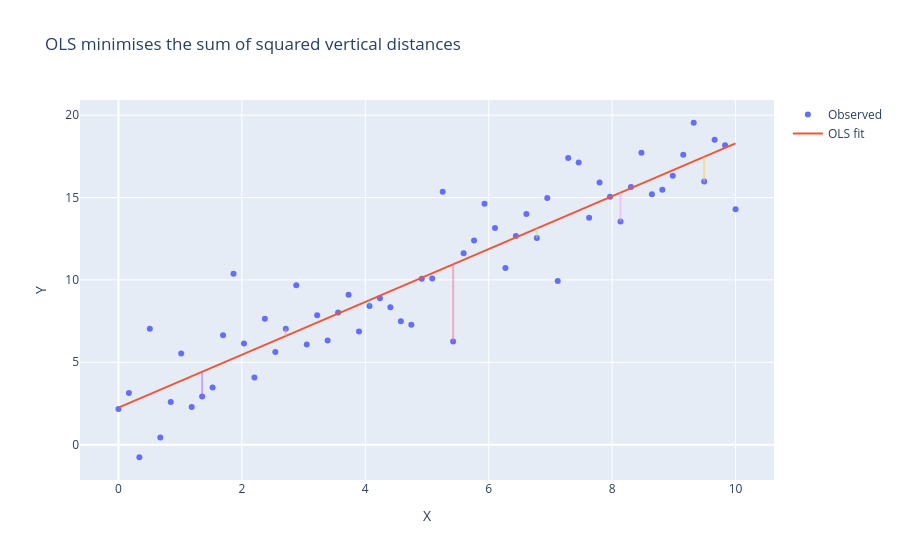

The notebook cell this image was saved under:
### Markdown cell above
---

# 8. Residuals: definition, meaning, and expectations

Once we fit a model, we compute predictions $\hat{y}_i$.

### Definition

$$
\epsilon_i = \text{Residual}_i = y_i - \hat{y}_i
$$

* positive residual → model **under-predicted**
* negative residual → model **over-predicted**

Residuals tell us **what the model failed to explain**.

---

## 8.1 What we expect from residuals in a good model

If linear regression is a reasonable approximation, residuals should:

1. be centred around zero,
2. show no systematic patterns,
3. have roughly constant spread.

These expectations follow directly from the assumptions.

---

## 8.2 Why “centred around zero”

If residuals are mostly positive in some region:

* the model is systematically under-predicting there.

If mostly negative:

* the model is systematically over-predicting.

“Systematic” means:

* errors depend on predictors,
* structure remains unexplained.

A centred residual distribution suggests the model is **correct on average**.

---

## 8.3 Why “no patterns”

Patterns indicate that the model has missed structure:

* curvature → non-linearity,
* trends → omitted variables,
* funnels → heteroskedasticity.

Residual plots are therefore **diagnostic tools**, not cosmetic ones.

---

# 9. Ordinary Least Squares (OLS)

Linear regression specifies the *form* of the model, not how coefficients are estimated.

The most common estimation method is **Ordinary Least Squares (OLS)**.

OLS chooses coefficients that minimise the **Residual Sum of Squares (RSS)**:

$$
RSS = \sum (y_i - \hat{y}_i)^2
$$

---

## 9.1 Why not minimise the sum of residuals?

Because positive and negative errors cancel out, making a bad model appear good.

For example:

* Predict 2% for an area with 10% unemployment → error = -8%
* Predict 10% for an area with 2% unemployment → error = +8%
* Sum of errors = 0 (looks perfect!)

Yet both predictions are wildly wrong. We need a metric that penalises errors regardless of direction - either by taking absolute values |eᵢ| or by squaring them eᵢ². 

**Why square instead of using absolute values?**

Squaring has several advantages:

1. **Mathematical convenience and differentiability**
   
   - Squared functions are smooth and differentiable everywhere - we can use calculus to find the minimum
   - Absolute value |x| has a "kink" at zero where the derivative is undefined, making it impossible to use standard calculus-based optimisation
   - Squaring gives us a closed-form solution (exact formula for β̂) by taking partial derivatives and setting them to zero
   - Minimising |eᵢ| requires iterative numerical methods instead

2. **Penalises large errors more heavily**
   
   - Error of 2: |2| = 2, but 2² = 4
   - Error of 4: |4| = 4, but 4² = 16 (four times worse, not twice!)
   - For unemployment, being off by 5 percentage points is much worse than being off by 1

Note: Minimising absolute errors (Least Absolute Deviations) is used in robust regression when you want to reduce the influence of outliers, but it requires iterative numerical optimisation rather than the simple closed-form OLS solution.

---

# 10. Visual intuition for OLS

### Code cell
from sklearn.linear_model import LinearRegression

np.random.seed(2)
x_demo = np.linspace(0, 10, 60)
y_demo = 3 + 1.5 * x_demo + np.random.normal(0, 2, len(x_demo))

df_demo = pd.DataFrame({"x": x_demo, "y": y_demo})

model = LinearRegression().fit(df_demo[["x"]], df_demo["y"])
df_demo["y_hat"] = model.predict(df_demo[["x"]])
df_demo["resid"] = df_demo["y"] - df_demo["y_hat"]

import plotly.graph_objects as go

fig = go.Figure()
fig.add_trace(go.Scatter(x=df_demo["x"], y=df_demo["y"],
                         mode="markers", name="Observed"))
fig.add_trace(go.Scatter(x=df_demo["x"], y=df_demo["y_hat"],
                         mode="lines", name="OLS fit"))

for _, r in df_demo.iloc[::8].iterrows():
    fig.add_trace(go.Scatter(
        x=[r["x"], r["x"]],
        y=[r["y"], r["y_hat"]],
        mode="lines",
        showlegend=False,
        opacity=0.5
    ))

fig.update_layout(title="OLS minimises the sum of squared vertical distances",
                  xaxis_title="X", yaxis_title="Y")
fig.show()

### Figure 1 — Plotly figure (JSON) as saved in the notebook; plotly's stock layout.template omitted (floating-point values rounded to 4 significant figures)
{"data": [{"mode": "markers", "name": "Observed", "type": "scatter", "x": [0.0, 0.1695, 0.339, 0.5085, 0.678, 0.8475, 1.017, 1.186, 1.356, 1.525, 1.695, 1.864, 2.034, 2.203, 2.373, 2.542, 2.712, 2.881, 3.051, 3.22, 3.39, 3.559, 3.729, 3.898, 4.068, 4.237, 4.407, 4.576, 4.746, 4.915, 5.085, 5.254, 5.424, 5.593, 5.763, 5.932, 6.102, 6.271, 6.441, 6.61, 6.78, 6.949, 7.119, 7.288, 7.458, 7.627, 7.797, 7.966, 8.136, 8.305, 8.475, 8.644, 8.814, 8.983, 9.153, 9.322, 9.492, 9.661, 9.831, 10.0], "y": [2.166, 3.142, -0.7639, 7.043, 0.4301, 2.588, 5.531, 2.289, 2.918, 3.47, 6.645, 10.38, 6.134, 4.069, 7.637, 5.621, 7.03, 9.672, 6.081, 7.849, 6.329, 8.026, 9.106, 6.87, 8.424, 8.884, 8.335, 7.489, 7.276, 10.07, 10.09, 15.34, 6.266, 11.62, 12.38, 14.62, 13.16, 10.72, 12.66, 14.0, 12.54, 14.97, 9.942, 17.39, 17.12, 13.77, 15.92, 15.05, 13.55, 15.63, 17.71, 15.2, 15.47, 16.33, 17.6, 19.54, 15.97, 18.51, 18.18, 14.28]}, {"mode": "lines", "name": "OLS fit", "type": "scatter", "x": [0.0, 0.1695, 0.339, 0.5085, 0.678, 0.8475, 1.017, 1.186, 1.356, 1.525, 1.695, 1.864, 2.034, 2.203, 2.373, 2.542, 2.712, 2.881, 3.051, 3.22, 3.39, 3.559, 3.729, 3.898, 4.068, 4.237, 4.407, 4.576, 4.746, 4.915, 5.085, 5.254, 5.424, 5.593, 5.763, 5.932, 6.102, 6.271, 6.441, 6.61, 6.78, 6.949, 7.119, 7.288, 7.458, 7.627, 7.797, 7.966, 8.136, 8.305, 8.475, 8.644, 8.814, 8.983, 9.153, 9.322, 9.492, 9.661, 9.831, 10.0], "y": [2.253, 2.524, 2.796, 3.068, 3.34, 3.612, 3.883, 4.155, 4.427, 4.699, 4.971, 5.242, 5.514, 5.786, 6.058, 6.33, 6.601, 6.873, 7.145, 7.417, 7.689, 7.96, 8.232, 8.504, 8.776, 9.048, 9.32, 9.591, 9.863, 10.13, 10.41, 10.68, 10.95, 11.22, 11.49, 11.77, 12.04, 12.31, 12.58, 12.85, 13.12, 13.4, 13.67, 13.94, 14.21, 14.48, 14.76, 15.03, 15.3, 15.57, 15.84, 16.11, 16.39, 16.66, 16.93, 17.2, 17.47, 17.75, 18.02, 18.29]}, {"mode": "lines", "opacity": 0.5, "showlegend": false, "type": "scatter", "x": [0, 0], "y": [2.166, 2.253]}, {"mode": "lines", "opacity": 0.5, "showlegend": false, "type": "scatter", "x": [1.356, 1.356], "y": [2.918, 4.427]}, {"mode": "lines", "opacity": 0.5, "showlegend": false, "type": "scatter", "x": [2.712, 2.712], "y": [7.03, 6.601]}, {"mode": "lines", "opacity": 0.5, "showlegend": false, "type": "scatter", "x": [4.068, 4.068], "y": [8.424, 8.776]}, {"mode": "lines", "opacity": 0.5, "showlegend": false, "type": "scatter", "x": [5.424, 5.424], "y": [6.266, 10.95]}, {"mode": "lines", "opacity": 0.5, "showlegend": false, "type": "scatter", "x": [6.78, 6.78], "y": [12.54, 13.12]}, {"mode": "lines", "opacity": 0.5, "showlegend": false, "type": "scatter", "x": [8.136, 8.136], "y": [13.55, 15.3]}, {"mode": "lines", "opacity": 0.5, "showlegend": false, "type": "scatter", "x": [9.492, 9.492], "y": [15.97, 17.47]}], "layout": {"title": {"text": "OLS minimises the sum of squared vertical distances"}, "xaxis": {"title": {"text": "X"}}, "yaxis": {"title": {"text": "Y"}}}}
